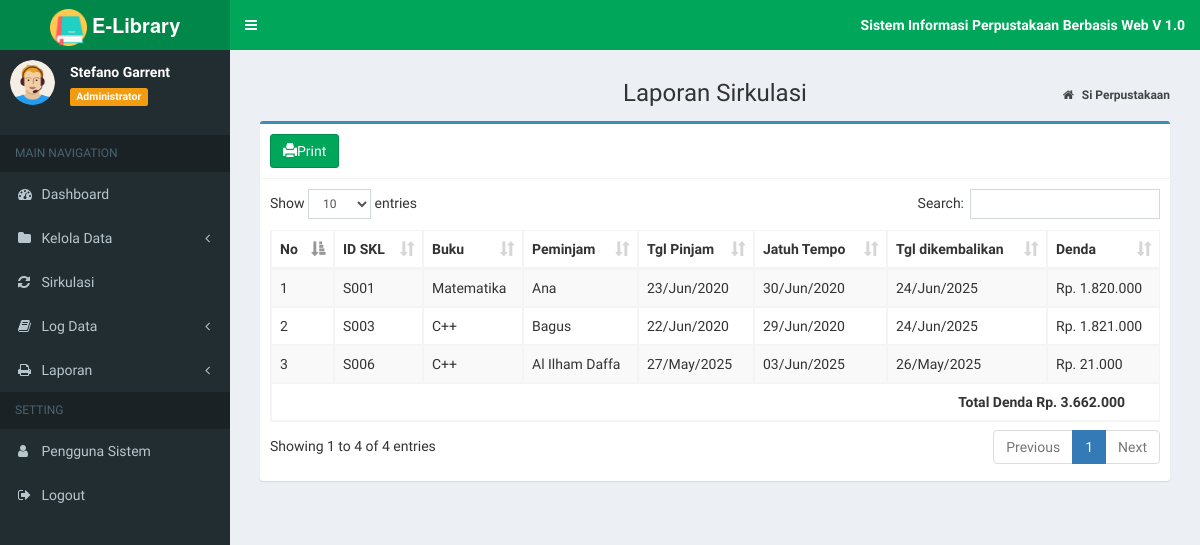
Page /Admin/WEB-RBPL-main/index.php?page=laporan_sirkulasi (signed in) on the committed database.
### tables this page shows
CREATE TABLE `tb_sirkulasi` (
  `id_sk` varchar(20) NOT NULL,
  `id_buku` varchar(10) NOT NULL,
  `id_anggota` varchar(10) NOT NULL,
  `tgl_pinjam` date NOT NULL,
  `tgl_kembali` date NOT NULL,
  `status` enum('PIN','KEM') NOT NULL,
  `tgl_dikembalikan` date DEFAULT NULL
);

CREATE TABLE `tb_buku` (
  `id_buku` varchar(10) NOT NULL,
  `judul_buku` varchar(30) NOT NULL,
  `pengarang` varchar(30) NOT NULL,
  `penerbit` varchar(30) NOT NULL,
  `th_terbit` year(4) NOT NULL
);

CREATE TABLE `tb_anggota` (
  `id_anggota` varchar(10) NOT NULL,
  `nama` varchar(20) NOT NULL,
  `jekel` enum('Laki-laki','Perempuan') NOT NULL,
  `kelas` varchar(50) NOT NULL,
  `no_hp` varchar(15) NOT NULL
);

### Admin/WEB-RBPL-main/admin/laporan/laporan_sirkulasi.php (the view)
<section class="content-header">
	<h1 style="text-align:center;">
		Laporan Sirkulasi
	</h1>
	<ol class="breadcrumb">
		<li>
			<a href="index.php">
				<i class="fa fa-home"></i>
				<b>Si Perpustakaan</b>
			</a>
		</li>
	</ol>
</section>
<section class="content">
	<div class="box box-primary">
		<div class="box-header with-border">
		<a href="?page=MyApp/print_laporan" title="Print" class="btn btn-success" stlye="color : green;">
				<i class="glyphicon glyphicon-print"></i>Print</a>
		</div>
		<div class="box-body">
			<div class="table-responsive">
				<table id="example1" class="table table-bordered table-striped">
					<thead>
						<tr>
							<th>No</th>
							<th>ID SKL</th>
							<th>Buku</th>
							<th>Peminjam</th>
							<th>Tgl Pinjam</th>
							<th>Jatuh Tempo</th>
							<th>Tgl dikembalikan</th>
							<th>Denda</th>
						</tr>
					</thead>
				<tbody>
				<?php
                $sql=mysqli_query($koneksi,"SELECT tb_sirkulasi.id_buku,
				tb_buku.judul_buku,
				tb_anggota.id_anggota,
				tb_anggota.nama,
				tb_sirkulasi.id_sk,
				tb_sirkulasi.tgl_pinjam,
				tb_sirkulasi.tgl_kembali,
				tb_sirkulasi.tgl_dikembalikan,
                  	if(datediff(now( ) , tb_sirkulasi.tgl_kembali)<=0,0,datediff(now( ) , tb_sirkulasi.tgl_kembali) ) telat_pengembalian FROM tb_sirkulasi
					JOIN tb_anggota ON tb_anggota.id_anggota=tb_sirkulasi.id_anggota
					JOIN tb_buku ON tb_buku.id_buku=tb_sirkulasi.id_buku where tb_sirkulasi.status='KEM'
					Order By id_anggota");
				$no =null;
				$total_denda=null;
				$tarif_denda=1000;
                while ($data=mysqli_fetch_array($sql,MYSQLI_ASSOC)) {
					$no++;
					$total_denda=$total_denda+($data['telat_pengembalian']*$tarif_denda);
					echo '<tr>
						<td>'.$no.'</td>
						<td>'.$data['id_sk'].'</td>
						<td>'.$data['judul_buku'].'</td>
						<td>'.$data['nama'].'</td>
						<td>'.date_format(new DateTime($data['tgl_pinjam']),'d/M/Y').'</td>
						<td>'.date_format(new DateTime($data['tgl_kembali']),'d/M/Y').'</td>
						<td>'.date_format(new DateTime($data['tgl_dikembalikan']),'d/M/Y').'</td>
						<td>Rp. '.number_format($data['telat_pengembalian']*$tarif_denda,0,',','.').'</td>
						</tr>';
				}
				?>
				<tr>
					<th colspan="8" style="text-align:right; padding-right:0.90cm;">
					Total Denda Rp. <?php echo number_format($total_denda,0,',','.');?>
					</th>
				</tr>
					</tbody>
				</table>
			</div>
		</div>
	</div>
</section>

### rows in the picture
tb_sirkulasi: id_sk "S001", id_buku.judul_buku "Matematika", id_anggota.nama "Ana", tgl_pinjam "23/Jun/2020", tgl_kembali "30/Jun/2020", tgl_dikembalikan "24/Jun/2025", telat_pengembalian "1.820.000"
tb_sirkulasi: id_sk "S003", id_buku.judul_buku "C++", id_anggota.nama "Bagus", tgl_pinjam "22/Jun/2020", tgl_kembali "29/Jun/2020", tgl_dikembalikan "24/Jun/2025", telat_pengembalian "1.821.000"
tb_sirkulasi: id_sk "S006", id_buku.judul_buku "C++", id_anggota.nama "Al Ilham Daffa", tgl_pinjam "27/May/2025", tgl_kembali "03/Jun/2025", tgl_dikembalikan "26/May/2025", telat_pengembalian "21.000"

### other values in the picture
$data_nama "Stefano Garrent"
$data_level "Administrator"
$total_denda "3.662.000"
